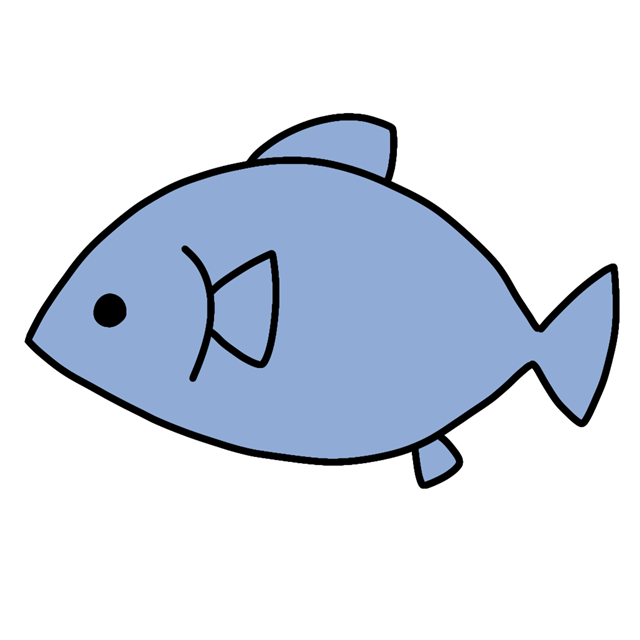
#> input picture inputimg/template(1).png, 640 x 640 px
$ python -i born_3d.py   (imports and definitions only)
#> lines starting #> are read from the running program, lines starting #| are printed output that depends on the picture; after the words box and inside, x2 and y2 are one past the last pixel; in counts of white or black regions, pixels touching at a corner belong together
import numpy as np
import cv2

# [58 lines left out: function create_bone_structure, not called in this run]


def calculate_centroids(image_path, radius=10, showFlag=False):
    """
    二値化された画像において、各白領域の最初の重心を計算する関数。

    Args:
        image_path (str): 二値化画像のファイルパス

    Returns:
        list: 最初の重心の座標 [x1, y1] 形式
    """
#> called with image_path = '../inputimg/template(1).png', radius = 10, showFlag = False
    # 画像を読み込む
    binary_image = cv2.imread(image_path, cv2.IMREAD_GRAYSCALE)
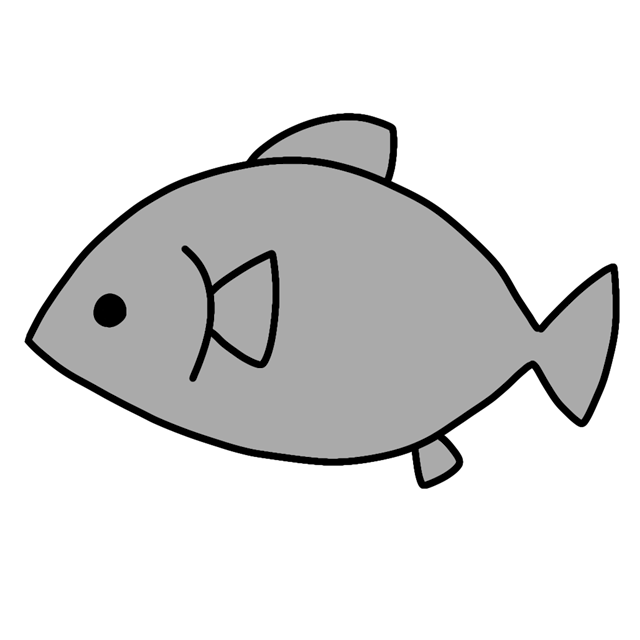
#> binary_image: shape (640, 640); min 0, max 255, mean 221.1

    if binary_image is None:
        raise ValueError(f"画像の読み込みに失敗しました: {image_path}")

    # 画像が二値化されていない場合、二値化処理を行う
    _, binary_image = cv2.threshold(binary_image, 127, 255, cv2.THRESH_BINARY)
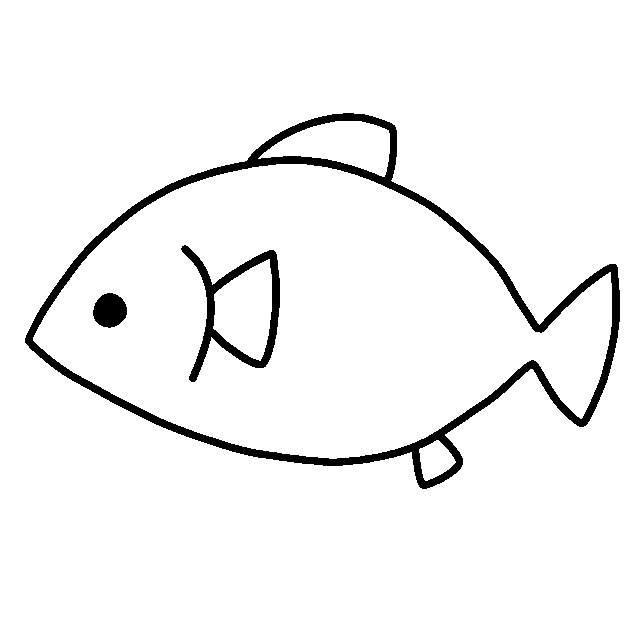
#> binary_image: shape (640, 640); 95.6% white; 3 black regions, box (x1, y1, x2, y2) and area: (25, 113, 620, 489) 14052, (181, 245, 280, 382) 3012, (93, 293, 127, 328) 904

    # 連結成分をラベリング
    num_labels, labels = cv2.connectedComponents(binary_image)
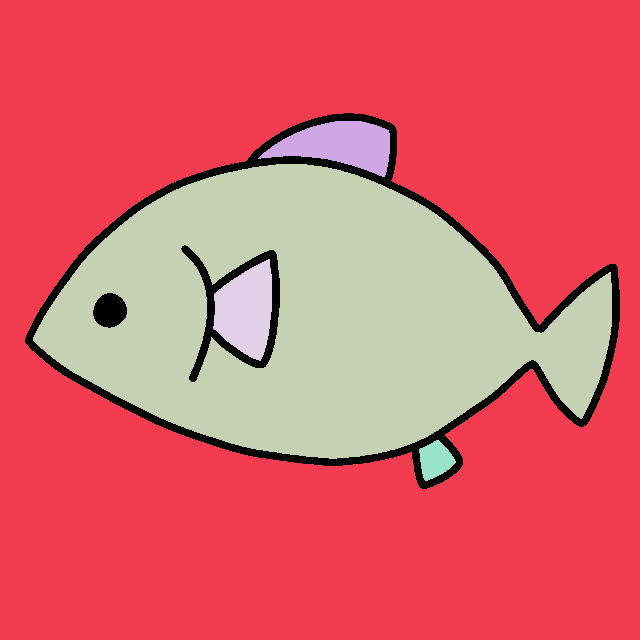
#> labels: shape (640, 640) int32; 6 distinct labels, from 0 to 5; one colour per label, 0 black
#> num_labels = 6

    # 画像をカラー画像に変換（赤色を表示するため）
    color_image = cv2.cvtColor(binary_image, cv2.COLOR_GRAY2BGR)

    for label in range(1, num_labels):  # 0は背景なので除外
        # ラベルごとの座標を抽出
        coords = np.column_stack(np.where(labels == label))

        # 最初の重心を計算
        centroid = np.mean(coords, axis=0)
        x, y = centroid[1], centroid[0]  # [x, y] 形式に変換

        # 重心を中心に円を描く
        cv2.circle(color_image, (int(x), int(y)), radius, (0, 0, 255), 2)  # 赤色の円を描く

        if showFlag:
            # 画像を表示
            cv2.imshow("Marked Image", color_image)
            cv2.waitKey(0)
            cv2.destroyAllWindows()

        return [x, y]  # 最初の重心を返す
#> this loop made 1 pass
#> (centroid, x, y) on pass 1: ([323.5, 321.7], 321.7, 323.5)
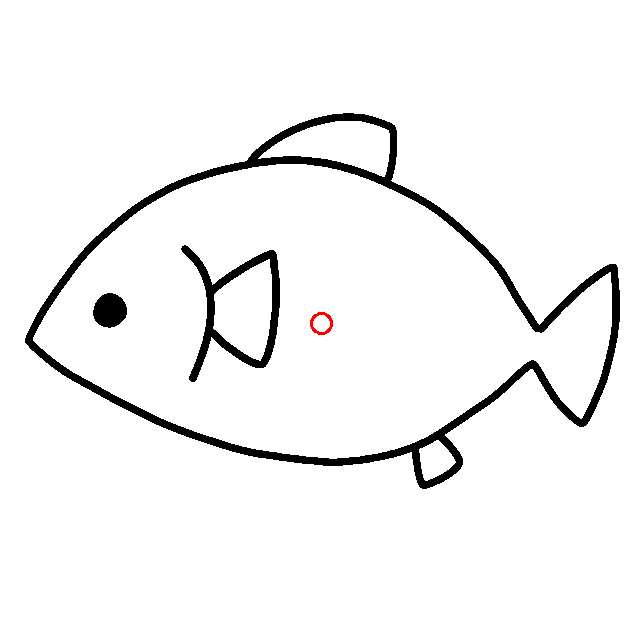
#> color_image: shape (640, 640, 3); mean B, G, R 243.7, 243.7, 243.8

    # 重心が見つからない場合、デフォルト値を返す
    return [0, 0]


# [74 lines left out: functions MakeBornList, main, not called in this run]


# [2 lines not run here, left out]

>>> result = calculate_centroids('../inputimg/template(1).png')
#> result = [321.7, 323.5]

$ run again, on inputimg/template(10).png
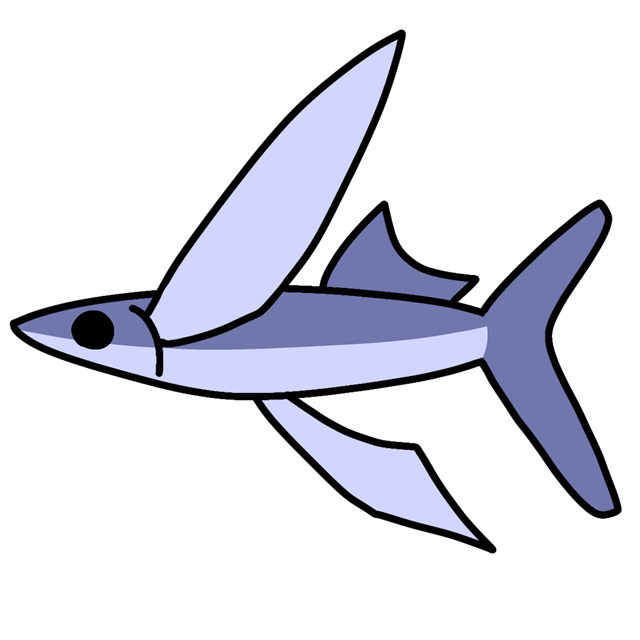
#> input picture inputimg/template(10).png, 640 x 640 px
#> in calculate_centroids, `num_labels, labels = cv2.connectedComponents(binary_image)`:
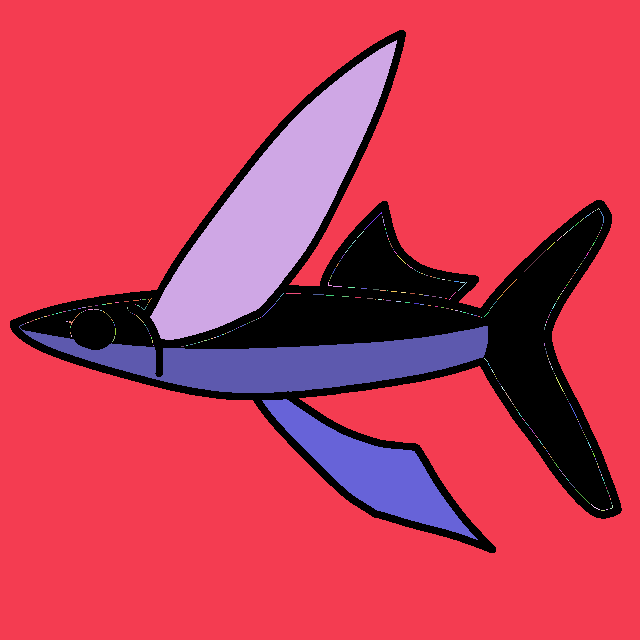
#> labels: shape (640, 640) int32; 308 distinct labels, from 0 to 307; one colour per label, 0 black
#> num_labels = 308
#> the loop in calculate_centroids, `for label in range(1, num_labels):` made 1 pass
#> (centroid, x, y) on pass 1: ([320.5, 310.4], 310.4, 320.5)
#> after the loop in calculate_centroids, `for label in range(1, num_labels):`:
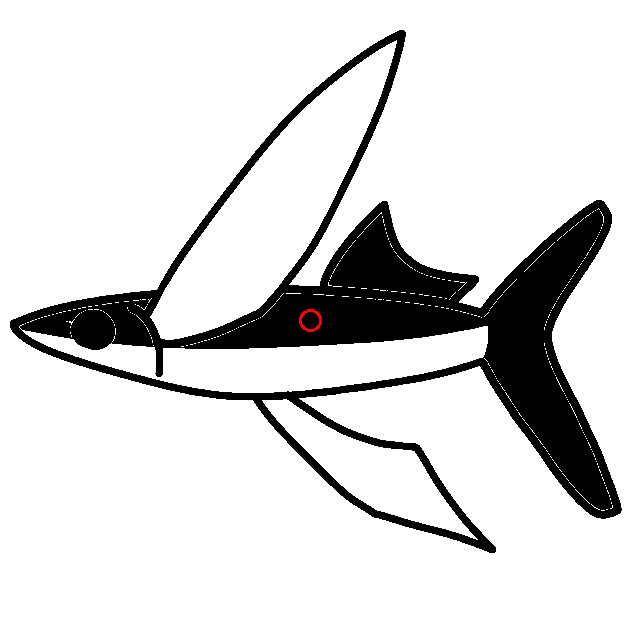
#> color_image: shape (640, 640, 3); mean B, G, R 219.3, 219.3, 219.4
#> result = [310.4, 320.5]

$ run again, on inputimg/template(11).png
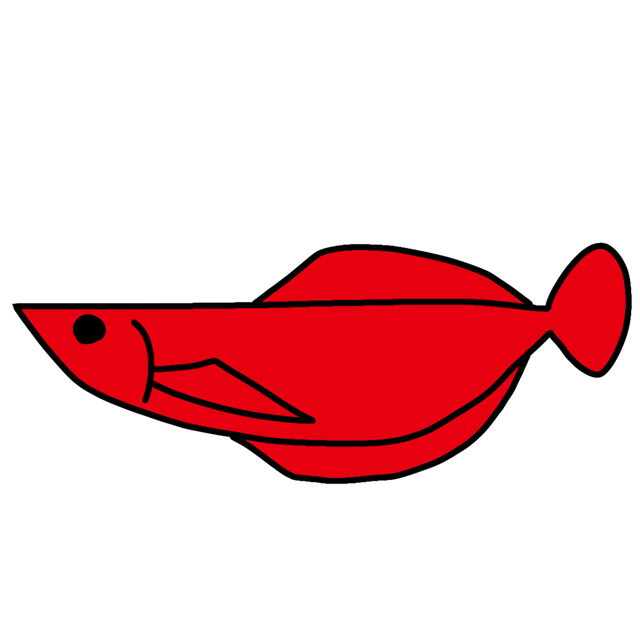
#> input picture inputimg/template(11).png, 640 x 640 px
#> in calculate_centroids, `num_labels, labels = cv2.connectedComponents(binary_image)`:
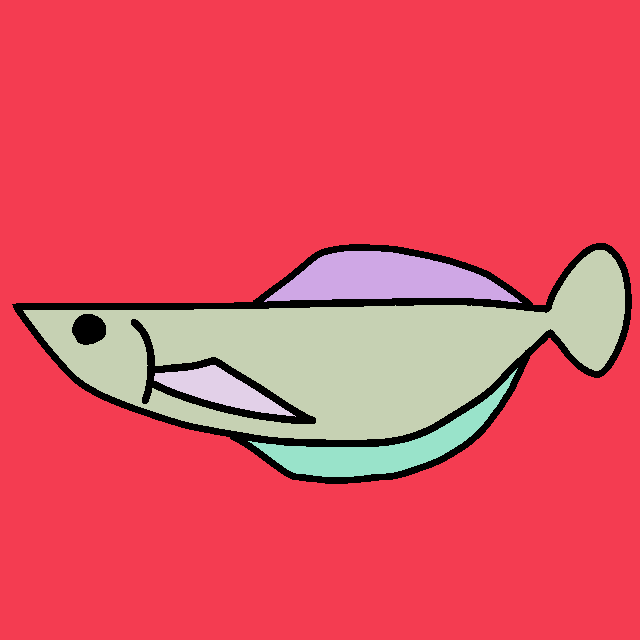
#> labels: shape (640, 640) int32; 6 distinct labels, from 0 to 5; one colour per label, 0 black
#> num_labels = 6
#> the loop in calculate_centroids, `for label in range(1, num_labels):` made 1 pass
#> (centroid, x, y) on pass 1: ([309.7, 313.3], 313.3, 309.7)
#> after the loop in calculate_centroids, `for label in range(1, num_labels):`:
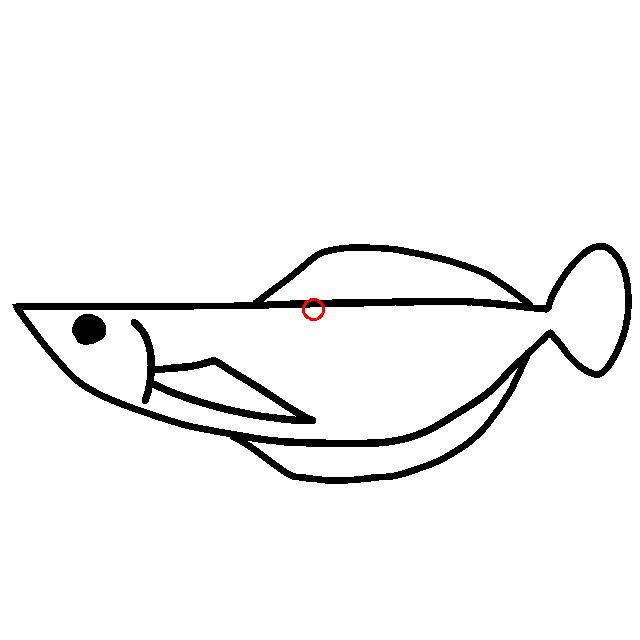
#> color_image: shape (640, 640, 3); mean B, G, R 243.4, 243.4, 243.5
#> result = [313.3, 309.7]

$ run again, on inputimg/template(12).png
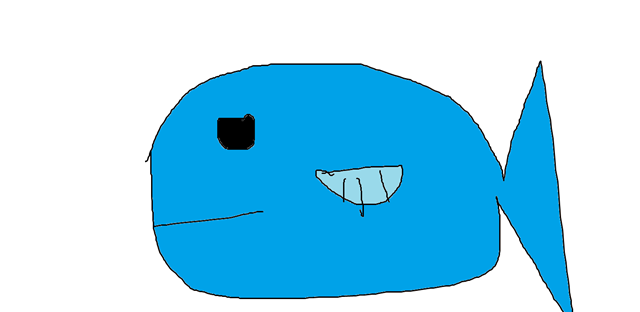
#> input picture inputimg/template(12).png, 640 x 312 px
#> in calculate_centroids, `num_labels, labels = cv2.connectedComponents(binary_image)`:
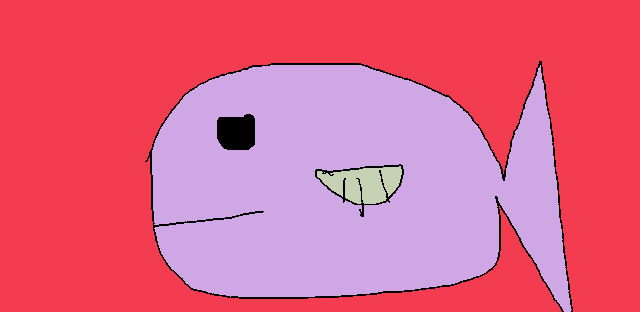
#> labels: shape (312, 640) int32; 5 distinct labels, from 0 to 4; one colour per label, 0 black
#> num_labels = 5
#> the loop in calculate_centroids, `for label in range(1, num_labels):` made 1 pass
#> (centroid, x, y) on pass 1: ([134.8, 301.2], 301.2, 134.8)
#> after the loop in calculate_centroids, `for label in range(1, num_labels):`:
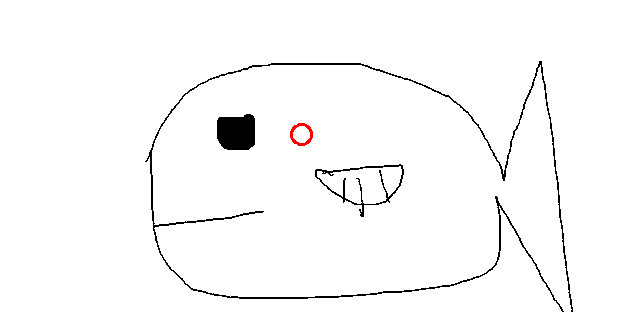
#> color_image: shape (312, 640, 3); mean B, G, R 249, 249, 249.2
#> result = [301.2, 134.8]
